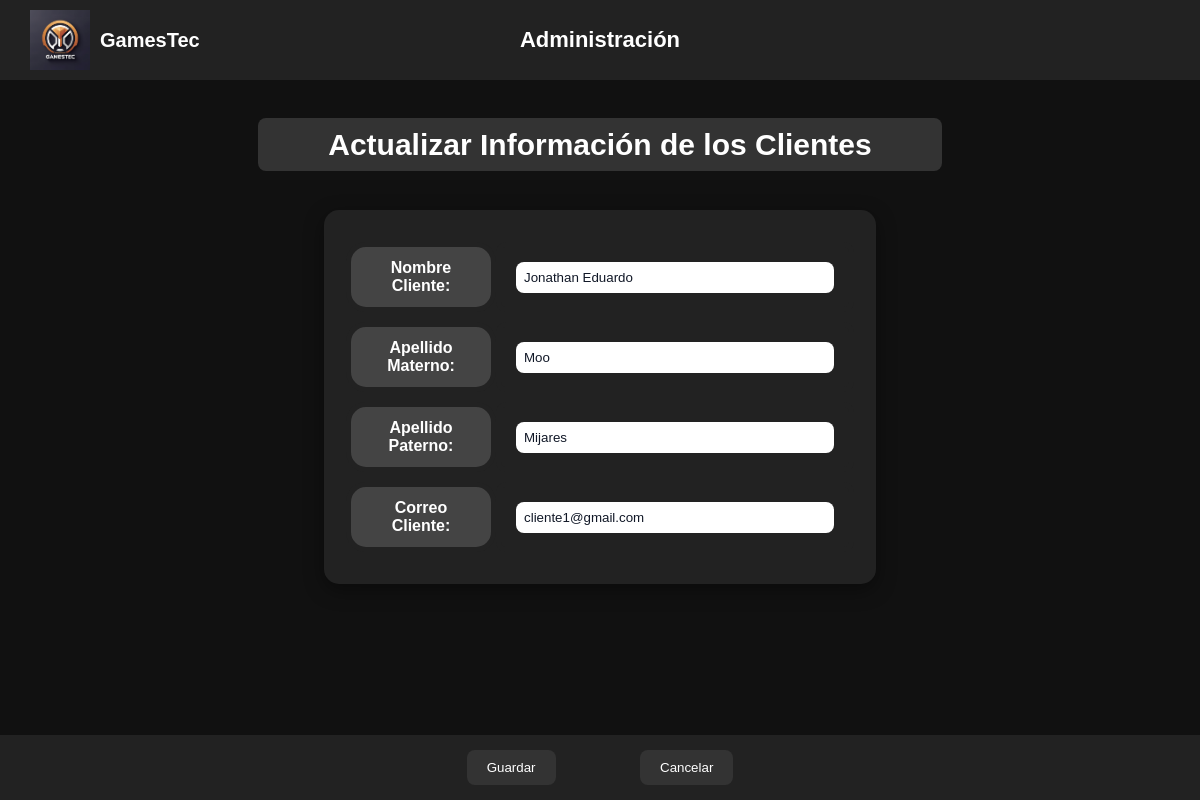
The page /Fuentes/GamesTecShop/Dueño/Clientes/Vistas/actualizar.php?idcliente=1&accion=a on the database its author committed.
### tables this page shows
CREATE TABLE `clientes` (
  `idCliente` int(11) NOT NULL,
  `idUsuario` int(11) NOT NULL,
  `nombreUsuario` varchar(30) NOT NULL,
  `primerApellidoUsuario` varchar(20) NOT NULL,
  `segundoApellidoUsuario` varchar(20) DEFAULT NULL
);

CREATE TABLE `usuarios` (
  `idUsuario` int(11) NOT NULL,
  `correoUsuario` varchar(100) NOT NULL,
  `contrasenaUsuario` varchar(255) DEFAULT NULL,
  `idTipoUsuario` int(11) NOT NULL DEFAULT 1
);

### Fuentes/GamesTecShop/Dueño/Clientes/Modelos/crudClientes.php (called while the page is built, shortened)
<?php
require_once('../Modelos/Clientes.php');
class crudClientes {
    public function obtenerCliente($idCliente){
        $db = Db::conectar();
        $select = $db->prepare('
            SELECT c.*, u.correoUsuario
            FROM Clientes c
            JOIN Usuarios u ON c.idUsuario = u.idUsuario
            WHERE c.idCliente = :idCliente
        ');
        $select->bindValue(':idCliente', $idCliente);
        $select->execute();
        $cliente = $select->fetch();
        $myCliente = new Clientes();
        $myCliente->setIdCliente($cliente['idCliente']);
        $myCliente->setIdUsuario($cliente['idUsuario']);
        $myCliente->setNombreUsuario($cliente['nombreUsuario']);
        $myCliente->setPrimerApellidoUsuario($cliente['primerApellidoUsuario']);
        $myCliente->setSegundoApellidoUsuario($cliente['segundoApellidoUsuario']);
        $myCliente->setCorreoUsuario($cliente['correoUsuario']);
        return $myCliente;
    }
}
?>

### Fuentes/GamesTecShop/Dueño/Clientes/Modelos/Clientes.php (called while the page is built, shortened)
<?php
class Clientes {
    private $nombreUsuario;
    private $primerApellidoUsuario;
    private $segundoApellidoUsuario;
    private $correoUsuario;
    public function getNombreUsuario() {
        return $this->nombreUsuario;
    }
    public function setNombreUsuario($nombreUsuario) {
        $this->nombreUsuario = $nombreUsuario;
    }
    public function getPrimerApellidoUsuario() {
        return $this->primerApellidoUsuario;
    }
    public function setPrimerApellidoUsuario($primerApellidoUsuario) {
        $this->primerApellidoUsuario = $primerApellidoUsuario;
    }
    public function getSegundoApellidoUsuario() {
        return $this->segundoApellidoUsuario;
    }
    public function setSegundoApellidoUsuario($segundoApellidoUsuario) {
        $this->segundoApellidoUsuario = $segundoApellidoUsuario;
    }
    public function getCorreoUsuario() {
        return $this->correoUsuario;
    }
    public function setCorreoUsuario($correoUsuario) {
        $this->correoUsuario = $correoUsuario;
    }
}

### Fuentes/GamesTecShop/Dueño/Clientes/Vistas/actualizar.php (the view, shortened to what this page needs)
<?php
	require_once('../Modelos/crudClientes.php');
	require_once('../Modelos/Clientes.php');
	$crud= new crudClientes();
	$cliente=$crud->obtenerCliente($_GET['idcliente']);
?>
<!DOCTYPE html>
<html lang="es">
<head>
    <link rel="stylesheet" href="../../styleAdmin.css">
</head>
<body class="bodyFormualario">
    <header>
        <div class="header-grid">
            <div class="logo-container">
                <img src="../../../img/GamesTecLogo.png" alt="GamesTec Logo">
                <h1>GamesTec</h1>
            </div>
            <div class="admin">
                <h2>Administración</h2>
            </div>
        </div>
    </header>
    <main class="scroll">
		<div class="subtitulo">
			<strong align="center">Actualizar Información de los Clientes</strong><br>
		</div>
            <form action='../Controladores/admin_cliente.php' method='post'>
		<div class="formulario">
            <table class="tablaFormulario">
		<tr>
			<td class="cambiocolor">Nombre Cliente:</td>
			<td><input type='text' name='nombreusuario' value='<?php echo $cliente->getNombreUsuario()?>' placeholder="Nombres" required></td>
		</tr>
        <tr>
			<td class="cambiocolor">Apellido Materno:</td>
			<td><input type='text' name='primerapellidousuario' value='<?php echo $cliente->getPrimerApellidoUsuario()?>' placeholder="Apellido Materno" required></td>
		</tr>
        <tr>
			<td class="cambiocolor">Apellido Paterno:</td>
			<td><input type='text' name='segundoapellidousuario' value='<?php echo $cliente->getSegundoApellidoUsuario()?>' placeholder="Apellido Paterno"></td>
        </tr>
        <tr>
			<td class="cambiocolor">Correo Cliente:</td>
			<td><input type='email' name='correousuario' value='<?php echo $cliente->getCorreoUsuario()?>' placeholder="Correo electrónico" required></td>
        </tr>
		</table>
    </div>
	</main>
    <footer class="responsivo">
        <div class="botones-inferiores">
                <input type='submit' value='Guardar'>
                <a href="mostrar.php"><button>Cancelar</button></a>
        </div>
    </footer>
</body>
</html>

### Fuentes/GamesTecShop/Dueño/styleAdmin.css (style rules this page uses)
* { margin: 0; padding: 0; box-sizing: border-box; }
body { font-family: Arial, sans-serif; background: #111; color: #fff; }
.header-grid { display: grid; grid-template-columns: 1fr 1fr 1fr; align-items: center; padding: 10px 30px; background: #222; color: white; }
.logo-container { display: flex; align-items: center; gap: 10px; }
.logo-container img { width: 60px; }
.logo-container h1 { font-size: 20px; color: white; }
.admin { grid-column: 2 / 3; text-align: center; }
.admin h2 { margin: 0; font-size: 22px; color: white; }
html, body { height: 100%; display: flex; flex-direction: column; }
main { flex: 1; position: relative; height: 500px; overflow: hidden; }
footer { background: #222; padding: 20px; text-align: center; }
.subtitulo { text-align: center; margin-bottom: 3em; }
.subtitulo strong { padding: 10px 70px; margin: 5px; background-color: #333; color: white; border-radius: 8px; font-size: 30px; }
main.scroll { flex: 1; position: relative; overflow: visible; height: 500px; padding: 3em; }
table { width: 100%; border-collapse: separate; border-spacing: 0 10px; background-color: #222; border-radius: 20px; color: #000; padding: 10px; font-size: 11px; padding: 2em; margin-bottom: 10em; }
tbody tr { background-color: #fff; border-radius: 20px; overflow: hidden; }
tbody td { text-align: center; padding: 10px; border: 5px solid #222; border-radius: 10px; }
.botones-inferiores { text-align: center; }
.botones-inferiores button { padding: 10px 20px; margin: 5px 40px; border: none; background-color: #333; color: white; border-radius: 8px; cursor: pointer; }
.botones-inferiores input[type="submit"] { padding: 10px 20px; margin: 5px 40px; border: none; background-color: #333; color: white; border-radius: 8px; cursor: pointer; }
footer.responsivo { background: #222; text-align: center; display: flex; justify-content: center; align-items: center; padding: 10px 0; position: fixed; bottom: 0; left: 0; width: 100%; z-index: 100; }
.formulario { margin-left: 25%; margin-right: 25%; padding-bottom: 8em; }
.tablaFormulario { margin: 0 auto; background-color: #222; padding: 2em; border-radius: 15px; box-shadow: 0 6px 20px rgba(0, 0, 0, 0.4); color: black; }
.tablaFormulario td { padding: 12px 15px; font-size: 1em; }
.tablaFormulario tr { padding: 12px 15px; font-size: 16px; background-color: #222; }
.tablaFormulario td.cambiocolor { background-color: #444; border-radius: 20px; font-weight: bold; color: #ffffff; width: 150px; }
.tablaFormulario td input { border: none; background-color: #FFF; color: #111827; border-radius: 8px; padding: 8px; width: 100%; }

### rows shown on the page
clientes: nombreusuario "Jonathan Eduardo", primerapellidousuario "Moo", segundoapellidousuario "Mijares", correousuario "cliente1@gmail.com"
